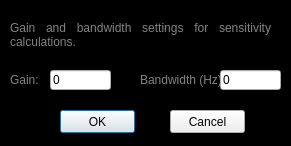
<?xml version="1.0" encoding="UTF-8"?>
<ui version="4.0">
 <class>SensitivityPrompt</class>
 <widget class="QDialog" name="SensitivityPrompt">
  <property name="geometry">
   <rect>
    <x>0</x>
    <y>0</y>
    <width>291</width>
    <height>146</height>
   </rect>
  </property>
  <property name="windowTitle">
   <string>Sensitivity Settings</string>
  </property>
  <property name="windowIcon">
   <iconset resource="../../Resources/nSOTScannerResources.qrc">
    <normaloff>:/nSOTScanner/Pictures/jj_schema.svg</normaloff>:/nSOTScanner/Pictures/jj_schema.svg</iconset>
  </property>
  <property name="styleSheet">
   <string notr="true">#SensitivityPrompt{
	background-color: rgb(0, 0, 0);}</string>
  </property>
  <widget class="QPushButton" name="pushButton_ok">
   <property name="geometry">
    <rect>
     <x>60</x>
     <y>110</y>
     <width>75</width>
     <height>23</height>
    </rect>
   </property>
   <property name="styleSheet">
    <string notr="true">QPushButton:pressed#okBtn{
color: rgb(0,0,0);
background-color:rgb(131,131,131);
border: 1px solid rgb(0,0,0);
border-radius: 5px
}

QPushButton#okBtn{
color: rgb(131,131,131);
background-color:rgb(0,0,0);
border: 2px solid  rgb(131,131,131);
border-radius: 5px
}</string>
   </property>
   <property name="text">
    <string>OK</string>
   </property>
  </widget>
  <widget class="QPushButton" name="pushButton_cancel">
   <property name="geometry">
    <rect>
     <x>170</x>
     <y>110</y>
     <width>75</width>
     <height>23</height>
    </rect>
   </property>
   <property name="styleSheet">
    <string notr="true">QPushButton:pressed#cancelBtn{
color: rgb(0,0,0);
background-color:rgb(131,131,131);
border: 1px solid rgb(0,0,0);
border-radius: 5px
}

QPushButton#cancelBtn{
color: rgb(131,131,131);
background-color:rgb(0,0,0);
border: 2px solid  rgb(131,131,131);
border-radius: 5px
}</string>
   </property>
   <property name="text">
    <string>Cancel</string>
   </property>
  </widget>
  <widget class="QLabel" name="label_3">
   <property name="geometry">
    <rect>
     <x>10</x>
     <y>20</y>
     <width>261</width>
     <height>31</height>
    </rect>
   </property>
   <property name="text">
    <string>&lt;html&gt;&lt;head/&gt;&lt;body&gt;&lt;p align=&quot;justify&quot;&gt;&lt;span style=&quot; color:#838383;&quot;&gt;Gain and bandwidth settings for sensitivity calculations.&lt;/span&gt;&lt;/p&gt;&lt;/body&gt;&lt;/html&gt;</string>
   </property>
   <property name="wordWrap">
    <bool>true</bool>
   </property>
  </widget>
  <widget class="QLabel" name="label_8">
   <property name="geometry">
    <rect>
     <x>10</x>
     <y>70</y>
     <width>41</width>
     <height>20</height>
    </rect>
   </property>
   <property name="text">
    <string>&lt;html&gt;&lt;head/&gt;&lt;body&gt;&lt;p&gt;&lt;span style=&quot; color:#838383;&quot;&gt;Gain:&lt;/span&gt;&lt;/p&gt;&lt;/body&gt;&lt;/html&gt;</string>
   </property>
  </widget>
  <widget class="QLabel" name="label_9">
   <property name="geometry">
    <rect>
     <x>140</x>
     <y>70</y>
     <width>81</width>
     <height>20</height>
    </rect>
   </property>
   <property name="text">
    <string>&lt;html&gt;&lt;head/&gt;&lt;body&gt;&lt;p&gt;&lt;span style=&quot; color:#838383;&quot;&gt;Bandwidth (Hz):&lt;/span&gt;&lt;/p&gt;&lt;/body&gt;&lt;/html&gt;</string>
   </property>
  </widget>
  <widget class="QLineEdit" name="lineEdit_gain">
   <property name="geometry">
    <rect>
     <x>50</x>
     <y>70</y>
     <width>61</width>
     <height>20</height>
    </rect>
   </property>
   <property name="text">
    <string>0</string>
   </property>
  </widget>
  <widget class="QLineEdit" name="lineEdit_bandwidth">
   <property name="geometry">
    <rect>
     <x>220</x>
     <y>70</y>
     <width>61</width>
     <height>20</height>
    </rect>
   </property>
   <property name="text">
    <string>0</string>
   </property>
  </widget>
 </widget>
 <resources>
  <include location="../../Resources/nSOTScannerResources.qrc"/>
 </resources>
 <connections/>
</ui>
